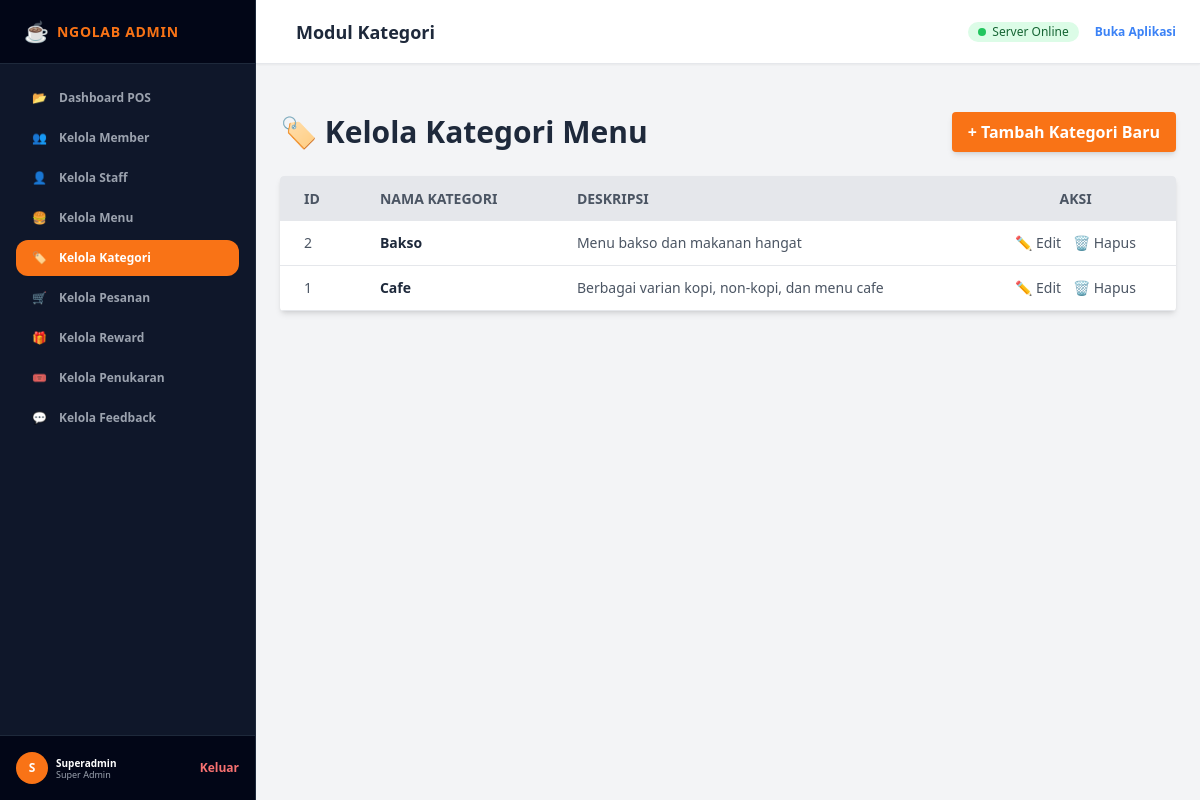
/admin/admin_dashboard.php?page=kategori (signed in), run on the app's committed database.
### tables this page shows
CREATE TABLE IF NOT EXISTS `TABEL_KATEGORI` (
  `id_kategori` INT AUTO_INCREMENT PRIMARY KEY,
  `nama_kategori` VARCHAR(100) NOT NULL,
  `deskripsi` TEXT DEFAULT NULL,
  `created_at` TIMESTAMP DEFAULT CURRENT_TIMESTAMP
);

### admin/kelola_kategori.php (the view, shortened to what this page needs)
<?php
$kategori = mysqli_query($conn, "SELECT * FROM TABEL_KATEGORI ORDER BY id_kategori DESC");
?>
<div class="container mx-auto">
    <div class="flex justify-between items-center mb-6">
        <h1 class="text-3xl font-bold text-slate-800">🏷️ Kelola Kategori Menu</h1>
        <button onclick="openCreateModal()" class="bg-orange-500 hover:bg-orange-600 text-white font-bold py-2 px-4 rounded shadow-md transition">
            + Tambah Kategori Baru
        </button>
    </div>
    <div class="bg-white shadow-md rounded my-6 overflow-x-auto">
        <table class="min-w-full w-full table-auto">
            <thead>
                <tr class="bg-gray-200 text-gray-600 uppercase text-sm leading-normal">
                    <th class="py-3 px-6 text-left">ID</th>
                    <th class="py-3 px-6 text-left">Nama Kategori</th>
                    <th class="py-3 px-6 text-left">Deskripsi</th>
                    <th class="py-3 px-6 text-center">Aksi</th>
                </tr>
            </thead>
            <tbody class="text-gray-600 text-sm font-light">
                <?php while ($row = mysqli_fetch_assoc($kategori)): ?>
                <tr class="border-b border-gray-200 hover:bg-gray-100">
                    <td class="py-3 px-6 text-left whitespace-nowrap">
                        <span class="font-medium"><?= $row['id_kategori'] ?></span>
                    </td>
                    <td class="py-3 px-6 text-left">
                        <span class="font-bold capitalize block text-slate-800"><?= htmlspecialchars($row['nama_kategori']) ?></span>
                    </td>
                    <td class="py-3 px-6 text-left">
                        <span class="text-gray-600"><?= htmlspecialchars($row['deskripsi']) ?></span>
                    </td>
                    <td class="py-3 px-6 text-center">
                        <div class="flex item-center justify-center space-x-3">
                            <button onclick="openEditModal(<?= $row['id_kategori'] ?>, '<?= htmlspecialchars(addslashes($row['nama_kategori'])) ?>', '<?= htmlspecialchars(addslashes($row['deskripsi'])) ?>')" class="transform hover:text-blue-500 hover:scale-110">
                                ✏️ Edit
                            </button>
                            <form method="POST" action="" class="inline" onsubmit="return confirm('Hapus kategori ini beserta menu di dalamnya?');">
                                <button type="submit" class="transform hover:text-red-500 hover:scale-110">🗑️ Hapus</button>
                            </form>
                        </div>
                    </td>
                </tr>
                <?php endwhile; ?>
            </tbody>
        </table>
    </div>
</div>

### data on the page
tabel_kategori: id_kategori "2", nama_kategori "Bakso", deskripsi "Menu bakso dan makanan hangat"
tabel_kategori: id_kategori "1", nama_kategori "Cafe", deskripsi "Berbagai varian kopi, non-kopi, dan menu cafe"

### other printed values
substr($_SESSION['admin_username'], 0, 1) "S"
$_SESSION['admin_role'] "Superadmin"
$_SESSION['admin_username'] "Super Admin"
$page "Kategori"
